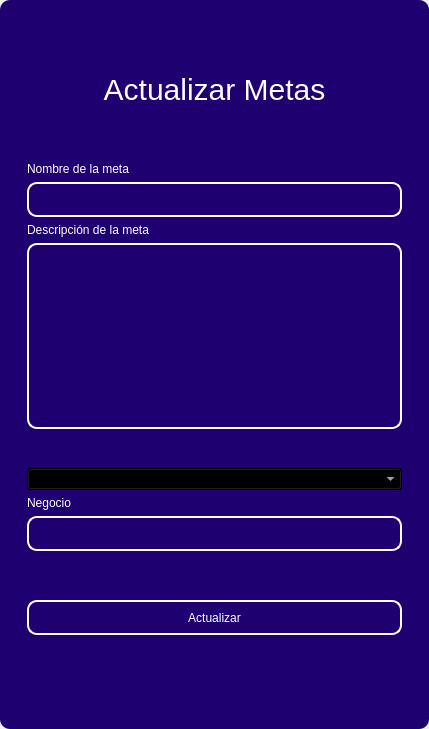
<?xml version="1.0" encoding="UTF-8"?>
<ui version="4.0">
 <class>MainWindow</class>
 <widget class="QMainWindow" name="MainWindow">
  <property name="geometry">
   <rect>
    <x>0</x>
    <y>0</y>
    <width>429</width>
    <height>729</height>
   </rect>
  </property>
  <property name="windowTitle">
   <string>MainWindow</string>
  </property>
  <property name="styleSheet">
   <string notr="true"/>
  </property>
  <widget class="QWidget" name="centralwidget">
   <property name="styleSheet">
    <string notr="true"/>
   </property>
   <layout class="QVBoxLayout" name="verticalLayout">
    <property name="spacing">
     <number>0</number>
    </property>
    <property name="leftMargin">
     <number>0</number>
    </property>
    <property name="topMargin">
     <number>0</number>
    </property>
    <property name="rightMargin">
     <number>0</number>
    </property>
    <property name="bottomMargin">
     <number>0</number>
    </property>
    <item>
     <widget class="QFrame" name="frame">
      <property name="enabled">
       <bool>true</bool>
      </property>
      <property name="styleSheet">
       <string notr="true">QFrame {
	border-radius:10px;
	background-color:#1E0070;
 }
</string>
      </property>
      <property name="frameShape">
       <enum>QFrame::StyledPanel</enum>
      </property>
      <property name="frameShadow">
       <enum>QFrame::Raised</enum>
      </property>
      <layout class="QVBoxLayout" name="verticalLayout_2">
       <item>
        <widget class="QFrame" name="frame_superior">
         <property name="minimumSize">
          <size>
           <width>0</width>
           <height>40</height>
          </size>
         </property>
         <property name="maximumSize">
          <size>
           <width>16777215</width>
           <height>40</height>
          </size>
         </property>
         <property name="styleSheet">
          <string notr="true">QPushButton{
border-radius:18px;
}

QPushButton:hover{
	background-color: rgb(0, 0, 0);
}
</string>
         </property>
         <property name="frameShape">
          <enum>QFrame::StyledPanel</enum>
         </property>
         <property name="frameShadow">
          <enum>QFrame::Raised</enum>
         </property>
         <layout class="QHBoxLayout" name="horizontalLayout_3">
          <property name="spacing">
           <number>4</number>
          </property>
          <property name="leftMargin">
           <number>0</number>
          </property>
          <property name="topMargin">
           <number>0</number>
          </property>
          <property name="rightMargin">
           <number>0</number>
          </property>
          <property name="bottomMargin">
           <number>0</number>
          </property>
          <item>
           <widget class="QPushButton" name="btn_icon">
            <property name="text">
             <string/>
            </property>
            <property name="iconSize">
             <size>
              <width>40</width>
              <height>40</height>
             </size>
            </property>
           </widget>
          </item>
          <item>
           <spacer name="horizontalSpacer_2">
            <property name="orientation">
             <enum>Qt::Horizontal</enum>
            </property>
            <property name="sizeHint" stdset="0">
             <size>
              <width>443</width>
              <height>20</height>
             </size>
            </property>
           </spacer>
          </item>
          <item>
           <widget class="QPushButton" name="bt_minimizar">
            <property name="minimumSize">
             <size>
              <width>38</width>
              <height>38</height>
             </size>
            </property>
            <property name="maximumSize">
             <size>
              <width>38</width>
              <height>38</height>
             </size>
            </property>
            <property name="cursor">
             <cursorShape>PointingHandCursor</cursorShape>
            </property>
            <property name="text">
             <string/>
            </property>
            <property name="icon">
             <iconset>
              <normaloff>image/minus.svg</normaloff>image/minus.svg</iconset>
            </property>
            <property name="iconSize">
             <size>
              <width>38</width>
              <height>38</height>
             </size>
            </property>
           </widget>
          </item>
          <item>
           <widget class="QPushButton" name="bt_maximizar">
            <property name="minimumSize">
             <size>
              <width>38</width>
              <height>38</height>
             </size>
            </property>
            <property name="maximumSize">
             <size>
              <width>38</width>
              <height>38</height>
             </size>
            </property>
            <property name="cursor">
             <cursorShape>PointingHandCursor</cursorShape>
            </property>
            <property name="text">
             <string/>
            </property>
            <property name="icon">
             <iconset>
              <normaloff>image/chevron-up.svg</normaloff>image/chevron-up.svg</iconset>
            </property>
            <property name="iconSize">
             <size>
              <width>38</width>
              <height>38</height>
             </size>
            </property>
           </widget>
          </item>
          <item>
           <widget class="QPushButton" name="bt_restaurar">
            <property name="minimumSize">
             <size>
              <width>38</width>
              <height>38</height>
             </size>
            </property>
            <property name="maximumSize">
             <size>
              <width>38</width>
              <height>38</height>
             </size>
            </property>
            <property name="cursor">
             <cursorShape>PointingHandCursor</cursorShape>
            </property>
            <property name="text">
             <string/>
            </property>
            <property name="icon">
             <iconset>
              <normaloff>image/chevron-down.svg</normaloff>image/chevron-down.svg</iconset>
            </property>
            <property name="iconSize">
             <size>
              <width>38</width>
              <height>38</height>
             </size>
            </property>
           </widget>
          </item>
          <item>
           <widget class="QPushButton" name="bt_cerrar">
            <property name="minimumSize">
             <size>
              <width>38</width>
              <height>38</height>
             </size>
            </property>
            <property name="maximumSize">
             <size>
              <width>38</width>
              <height>38</height>
             </size>
            </property>
            <property name="cursor">
             <cursorShape>PointingHandCursor</cursorShape>
            </property>
            <property name="text">
             <string/>
            </property>
            <property name="icon">
             <iconset>
              <normaloff>image/x.svg</normaloff>image/x.svg</iconset>
            </property>
            <property name="iconSize">
             <size>
              <width>38</width>
              <height>38</height>
             </size>
            </property>
           </widget>
          </item>
         </layout>
        </widget>
       </item>
       <item>
        <widget class="QFrame" name="frame_3">
         <property name="styleSheet">
          <string notr="true">QLabel {
	color: rgb(255, 255, 254);
	font: 12pt &quot;Arial&quot;;
	background-color: rgba(0, 0, 0,0);
}

QTextEdit{
background-color: rgba(0, 0, 0,0);
border-radius:10px; 
font: 12pt &quot;Arial&quot;;
color: rgb(255, 255, 254);
border: 2px solid  rgb(255, 255, 255);

}

QTextEdit:hover{
background-color: rgba(0, 0, 0,0);
border-radius:10px; 
font: 12pt &quot;Arial&quot;;
border: 2px solid  rgb(120, 0, 171);
}

QTextEdit:focus{
background-color: rgb(0, 0, 0);
border-radius:10px; 
font: 12pt &quot;Arial&quot;;
border: 2px solid rgb(120, 0, 171);
}

QLineEdit{
background-color: rgba(0, 0, 0,0);
border-radius:10px; 
font: 12pt &quot;Arial&quot;;
color: rgb(255, 255, 254);
border: 2px solid  rgb(255, 255, 255);

}

QLineEdit:hover{
background-color: rgba(0, 0, 0,0);
border-radius:10px; 
font: 12pt &quot;Arial&quot;;
border: 2px solid  rgb(120, 0, 171);
}

QLineEdit:focus{
background-color: rgb(0, 0, 0);
border-radius:10px; 
font: 12pt &quot;Arial&quot;;
border: 2px solid rgb(120, 0, 171);
}

QCheckBox{
	font: 12pt &quot;Arial&quot;;
	color: rgb(255, 255, 255);
}

QCheckBox::indicator {
    width: 18px;
    height:18px;
}

QCheckBox::indicator:unchecked {
   background-image: url(image/square.svg);
}

QCheckBox::indicator:checked {
   background-image: url(image/check-square.svg);
}

QPushButton{
border-radius:10px; 
font: 12pt &quot;Arial&quot;;
color: rgb(255, 255, 254);
border: 2px solid #ffffff;
}

QPushButton:hover{
border-radius:10px; 
font: 12pt &quot;Arial&quot;;
color: rgb(255, 255, 255);
border: 2px solid rgb(120, 0, 171);
	background-color: rgb(120, 0, 171);
}
</string>
         </property>
         <property name="frameShape">
          <enum>QFrame::StyledPanel</enum>
         </property>
         <property name="frameShadow">
          <enum>QFrame::Raised</enum>
         </property>
         <layout class="QHBoxLayout" name="horizontalLayout_4">
          <item>
           <layout class="QVBoxLayout" name="verticalLayout_4">
            <item>
             <widget class="QLabel" name="label_3">
              <property name="minimumSize">
               <size>
                <width>100</width>
                <height>50</height>
               </size>
              </property>
              <property name="styleSheet">
               <string notr="true">font-size: 30px;
color: rgb(255, 255, 255);</string>
              </property>
              <property name="text">
               <string>Actualizar Metas</string>
              </property>
              <property name="alignment">
               <set>Qt::AlignCenter</set>
              </property>
             </widget>
            </item>
            <item>
             <widget class="QFrame" name="frame_4">
              <property name="maximumSize">
               <size>
                <width>400</width>
                <height>600</height>
               </size>
              </property>
              <property name="styleSheet">
               <string notr="true">QLabel {
	color: rgb(255, 255, 254);
	font: 12pt &quot;Arial&quot;;
	background-color: rgba(0, 0, 0,0);
}

QTextEdit{
background-color: rgba(0, 0, 0,0);
border-radius:10px; 
font: 12pt &quot;Arial&quot;;
color: rgb(255, 255, 254);
border: 2px solid  rgb(255, 255, 255);

}

QTextEdit:hover{
background-color: rgba(0, 0, 0,0);
border-radius:10px; 
font: 12pt &quot;Arial&quot;;
border: 2px solid  rgb(120, 0, 171);
}

QTextEdit:focus{
background-color: rgb(0, 0, 0);
border-radius:10px; 
font: 12pt &quot;Arial&quot;;
border: 2px solid rgb(120, 0, 171);
}

QLineEdit{
background-color: rgba(0, 0, 0,0);
border-radius:10px; 
font: 12pt &quot;Arial&quot;;
color: rgb(255, 255, 254);
border: 2px solid  rgb(255, 255, 255);

}

QLineEdit:hover{
background-color: rgba(0, 0, 0,0);
border-radius:10px; 
font: 12pt &quot;Arial&quot;;
border: 2px solid  rgb(120, 0, 171);
}

QLineEdit:focus{
background-color: rgb(0, 0, 0);
border-radius:10px; 
font: 12pt &quot;Arial&quot;;
border: 2px solid rgb(120, 0, 171);
}

QCheckBox{
	font: 12pt &quot;Arial&quot;;
	color: rgb(255, 255, 255);
}

QCheckBox::indicator {
    width: 18px;
    height:18px;
}

QCheckBox::indicator:unchecked {
   background-image: url(image/square.svg);
}

QCheckBox::indicator:checked {
   background-image: url(image/check-square.svg);
}

QPushButton{
border-radius:10px; 
font: 12pt &quot;Arial&quot;;
color: rgb(255, 255, 254);
border: 2px solid #ffffff;
}

QPushButton:hover{
border-radius:10px; 
font: 12pt &quot;Arial&quot;;
color: rgb(255, 255, 255);
border: 2px solid rgb(120, 0, 171);
	background-color: rgb(120, 0, 171);
}
</string>
              </property>
              <property name="frameShape">
               <enum>QFrame::StyledPanel</enum>
              </property>
              <property name="frameShadow">
               <enum>QFrame::Raised</enum>
              </property>
              <layout class="QVBoxLayout" name="verticalLayout_3">
               <item>
                <spacer name="verticalSpacer_3">
                 <property name="orientation">
                  <enum>Qt::Vertical</enum>
                 </property>
                 <property name="sizeHint" stdset="0">
                  <size>
                   <width>20</width>
                   <height>40</height>
                  </size>
                 </property>
                </spacer>
               </item>
               <item>
                <widget class="QLabel" name="label_4">
                 <property name="text">
                  <string>Nombre de la meta</string>
                 </property>
                </widget>
               </item>
               <item>
                <widget class="QLineEdit" name="nametxt">
                 <property name="minimumSize">
                  <size>
                   <width>0</width>
                   <height>35</height>
                  </size>
                 </property>
                 <property name="text">
                  <string/>
                 </property>
                </widget>
               </item>
               <item>
                <widget class="QLabel" name="label_7">
                 <property name="text">
                  <string>Descripción de la meta</string>
                 </property>
                </widget>
               </item>
               <item>
                <widget class="QTextEdit" name="descriptiontxt"/>
               </item>
               <item>
                <spacer name="verticalSpacer_4">
                 <property name="orientation">
                  <enum>Qt::Vertical</enum>
                 </property>
                 <property name="sizeHint" stdset="0">
                  <size>
                   <width>20</width>
                   <height>40</height>
                  </size>
                 </property>
                </spacer>
               </item>
               <item>
                <widget class="QComboBox" name="status_combobox">
                 <property name="styleSheet">
                  <string notr="true">color: rgb(255, 255, 255);
background-color: rgb(0, 0, 0);</string>
                 </property>
                </widget>
               </item>
               <item>
                <widget class="QLabel" name="label_5">
                 <property name="text">
                  <string>Negocio</string>
                 </property>
                </widget>
               </item>
               <item>
                <widget class="QLineEdit" name="name_businesstxt">
                 <property name="enabled">
                  <bool>false</bool>
                 </property>
                 <property name="minimumSize">
                  <size>
                   <width>0</width>
                   <height>35</height>
                  </size>
                 </property>
                </widget>
               </item>
               <item>
                <spacer name="verticalSpacer_9">
                 <property name="orientation">
                  <enum>Qt::Vertical</enum>
                 </property>
                 <property name="sizeHint" stdset="0">
                  <size>
                   <width>20</width>
                   <height>50</height>
                  </size>
                 </property>
                </spacer>
               </item>
               <item>
                <widget class="QPushButton" name="btn_update">
                 <property name="minimumSize">
                  <size>
                   <width>0</width>
                   <height>35</height>
                  </size>
                 </property>
                 <property name="cursor">
                  <cursorShape>PointingHandCursor</cursorShape>
                 </property>
                 <property name="text">
                  <string>Actualizar</string>
                 </property>
                </widget>
               </item>
               <item>
                <spacer name="verticalSpacer_7">
                 <property name="orientation">
                  <enum>Qt::Vertical</enum>
                 </property>
                 <property name="sizeHint" stdset="0">
                  <size>
                   <width>20</width>
                   <height>40</height>
                  </size>
                 </property>
                </spacer>
               </item>
               <item>
                <spacer name="verticalSpacer_8">
                 <property name="orientation">
                  <enum>Qt::Vertical</enum>
                 </property>
                 <property name="sizeHint" stdset="0">
                  <size>
                   <width>20</width>
                   <height>40</height>
                  </size>
                 </property>
                </spacer>
               </item>
              </layout>
             </widget>
            </item>
           </layout>
          </item>
         </layout>
        </widget>
       </item>
      </layout>
     </widget>
    </item>
   </layout>
  </widget>
 </widget>
 <resources/>
 <connections/>
</ui>
